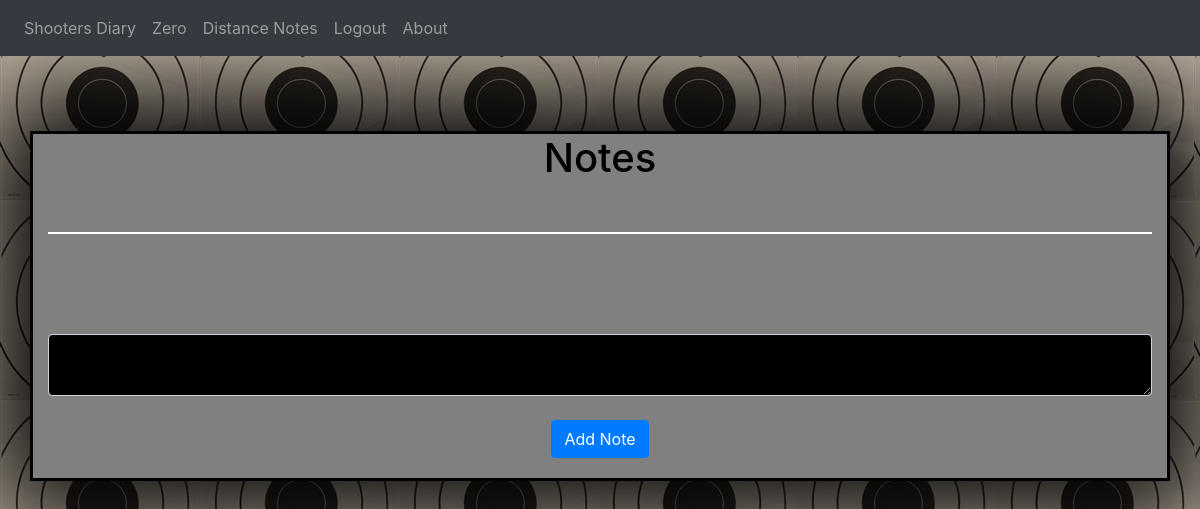
The page / (signed in) on the database as committed earlier.
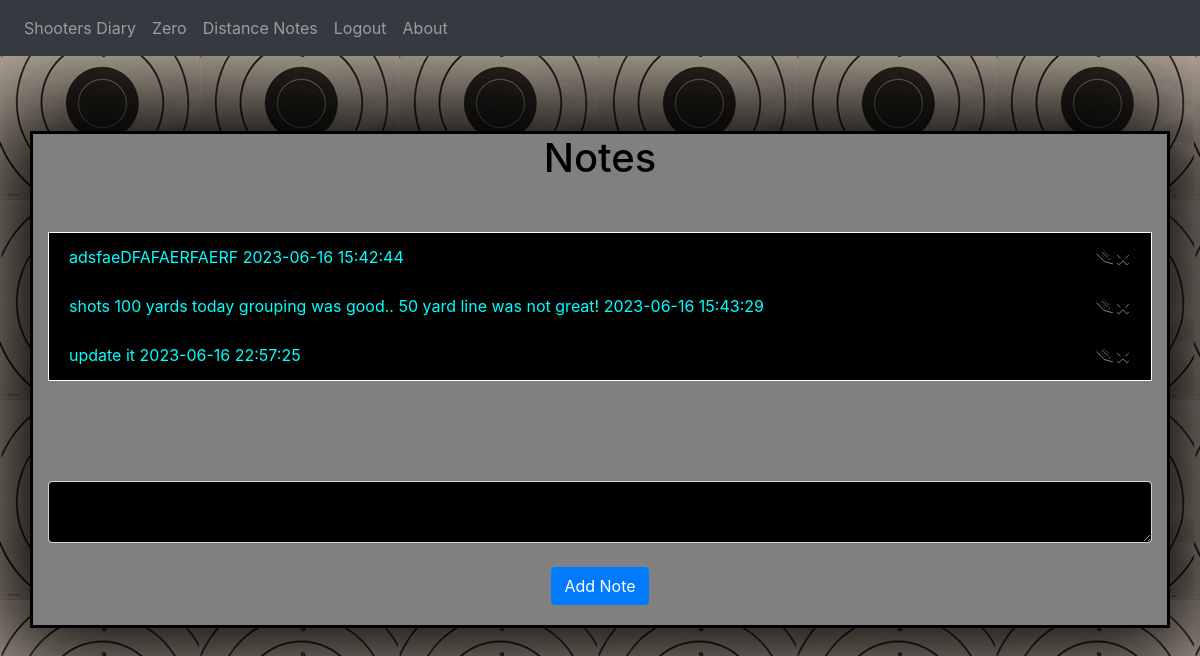
The same page on the database as committed later.
### website/models.py (models this page shows)
class Note(db.Model):
    id = db.Column(db.Integer, primary_key=True)
    data = db.Column(db.String(10000))
    date = db.Column(db.DateTime(timezone=True), default=func.now())
    user_id = db.Column(db.Integer, db.ForeignKey('user.id'))

### website/views.py (the view, shortened to what this page needs)
@views.route('/', methods=['GET', 'POST'])
@login_required
def home():
    return render_template("notes.html", user=current_user)

### website/__init__.py (called while the page is built)
def create_app():
    app = Flask(__name__)
    app.config['SECRET_KEY'] = 'darkchaos'
    app.config['SQLALCHEMY_DATABASE_URI'] = f"sqlite:///{DB_NAME}"
    db.init_app(app)
    from .views import views
    from .auth import auth
    app.register_blueprint(views, url_prefix='/')
    app.register_blueprint(auth, url_prefix='/')
    from . import models
    from .models import User
    login_manager = LoginManager()
    login_manager.login_view = 'auth.login'
    login_manager.init_app(app)
    @login_manager.user_loader
    def load_user(id):
        return User.query.get(int(id))
    with app.app_context():
        db.create_all()
    return app

### website/templates/notes.html (shortened to what this page needs)
{% extends "index.html" %}
{% block content %}
<h1 align="center">Notes</h1>
<ul class="list-group list-group-flush" id="notes">
    {% for note in user.notes %}
    <li class="list-group-item">
        {{ note.data }}
        {{ note.date}}
        <button type="button" class="close" onClick="deleteNote({{ note.id }})">
            <span aria-hidden="true">&times;</span>
        </button>
        <button class="close" onClick="showOrHide({{ note.id }})"><span aria-hidden="true">&#9998;</span></button>
    </li>
    {% endfor %}
</ul>
<form method="POST">
    <textarea name="note" id="note" class="form-control"></textarea>
    <br />
    <div align="center">
        <button type="submit" class="btn btn-primary">Add Note</button>
    </div>
</form>
{% endblock %}

### website/templates/index.html (shortened to what this page needs)
<!DOCTYPE html>
<html lang="en">
<head>
    <link
      rel="stylesheet"
      href="https://stackpath.bootstrapcdn.com/bootstrap/4.4.1/css/bootstrap.min.css"
    />
    <link
      rel="stylesheet"
      href="https://stackpath.bootstrapcdn.com/font-awesome/4.7.0/css/font-awesome.min.css"
    />
    <link
     rel="stylesheet"
     type="text/css"
     href="{{ url_for('static', filename='style.css' )}}">
</head>
<body>
    <nav class="navbar navbar-expand-lg navbar-dark bg-dark">
        <div class="collapse navbar-collapse" id="navbar">
            <div class="navbar-nav">
              {% if user.is_authenticated %}
              <a class="nav-item nav-link" id="home" href="/"> Shooters Diary </a>
              <a class="nav-item nav-link" id="zero" href="/zero"> Zero </a>
              <a class="nav-item nav-link" id="zero" href="/distance"> Distance Notes </a>
              <a class="nav-item nav-link" id="logout" href="/logout"> Logout </a>
              <a class="nav-item nav-link" id="about" href="/about"> About</a>
              {% else %}
               <a class="nav-item nav-link" id="login" href="/login"> Shooter Login </a>
               <a class="nav-item nav-link" id="signUp" href="/sign-up"> Shooter Sign-up</a>
               <a class="nav-item nav-link" id="about" href="/about"> About</a>
               {% endif %}
            </div>
        </div>
    </nav>
    <div class="container">
        {% block content %} {% endblock %}
    </div>
</body>
</html>

### website/static/style.css (style rules this page uses)
body { background-image: url("./images/B23-1.jpg"); }
h1 { color:black; margin-bottom: 50px; }
.form-control { background-color: black; color: aqua; }
.list-group { background-color: black; color: aqua; border: solid 1px white; margin-bottom: 100px; }
.list-group-item { background-color: black; color: aqua; }
.container { margin-top: 75px; background-color: gray; border: solid 3px black; box-shadow: 0px 0px 100px 35px black; }
.btn { margin-bottom: 20px; }
::placeholder { color: red; }

Rows that differ between the two databases and show on the page:
added Note: data "adsfaeDFAFAERFAERF", date "2023-06-16 15:42:44"
added Note: data "shots 100 yards today grouping was good.. 50 yard line was not great!", date "2023-06-16 15:43:29"
added Note: data "update it", date "2023-06-16 22:57:25"
